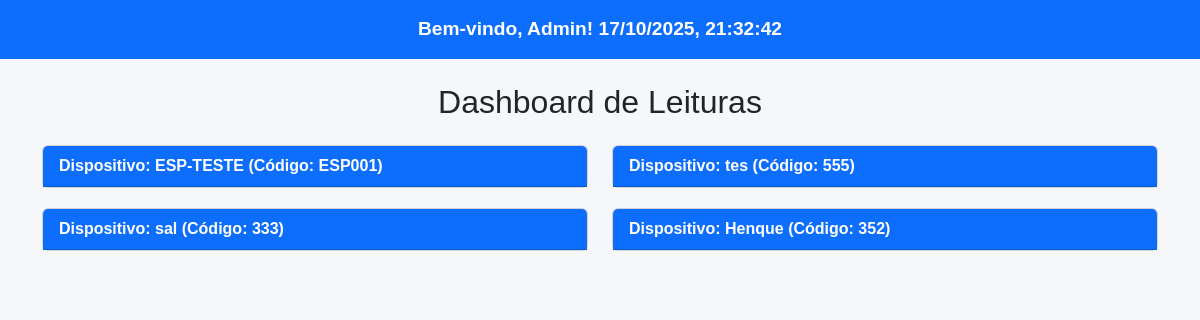
Screenshot of /tcc/public/dashboard.php with the database file from the repository.
### tables this page shows
CREATE TABLE `tbl_dispositivos` (
  `id` int NOT NULL AUTO_INCREMENT,
  `nome` varchar(100) NOT NULL,
  `codigo_esp` varchar(60) NOT NULL,
  `ativo` tinyint NOT NULL DEFAULT '1',
  `criado_em` timestamp NOT NULL DEFAULT CURRENT_TIMESTAMP,
  `tbl_locais_id` int NOT NULL,
  PRIMARY KEY (`id`),
  KEY `fk_tbl_dispositivos_tbl_locais1_idx` (`tbl_locais_id`),
  CONSTRAINT `fk_tbl_dispositivos_tbl_locais1` FOREIGN KEY (`tbl_locais_id`) REFERENCES `tbl_locais` (`id`)
);

### tcc/Models/Dispositivo/DispositivoDAO.php (called while the page is built, shortened)
<?php
require_once __DIR__ . '/../../config/database.php';
class DispositivoDAO {
    private $conn;
    public function __construct() {
        $db = new Database();
        $this->conn = $db->getConnection();
    }
    public function listarTodos() {
        $query = "SELECT d.id, d.nome, d.codigo_esp, d.ativo, d.criado_em, d.tbl_locais_id,
                         l.locais AS nome_local
                  FROM tbl_dispositivos d
                  JOIN tbl_locais l ON d.tbl_locais_id = l.id
                  ORDER BY d.id DESC";
        $stmt = $this->conn->prepare($query);
        $stmt->execute();
        return $stmt->fetchAll(PDO::FETCH_ASSOC);
    }
}
?>

### tcc/config/database.php (called while the page is built, shortened)
<?php
class Database {
    private $host = 'localhost';
    private $db_name = 'safelab_db';
    private $username = 'root';
    private $password = 'root';
    public function getConnection() {
        $this->conn = null;
        try {
            $this->conn = new PDO(
                "mysql:host={$this->host};dbname={$this->db_name}",
                $this->username,
                $this->password
            );
            $this->conn->setAttribute(PDO::ATTR_ERRMODE, PDO::ERRMODE_EXCEPTION);
        } catch (PDOException $e) {
            die("Erro na conexão: " . $e->getMessage());
        }
        return $this->conn;
    }
}

### tcc/public/dashboard.php (the view, shortened to what this page needs)
<?php
require_once __DIR__ . '/../Models/Dispositivo/DispositivoDAO.php';
$dispositivoDAO = new DispositivoDAO();
$dispositivos = $dispositivoDAO->listarTodos();
?>
<!DOCTYPE html>
<html lang="pt-br">
<head>
<link href="https://cdn.jsdelivr.net/npm/bootstrap@5.3.0/dist/css/bootstrap.min.css" rel="stylesheet">
</head>
<body>
<div class="header-top">
    Bem-vindo, Admin! <span id="hora-atual"></span>
</div>
<div class="container mt-4">
    <h2 class="mb-4 text-center">Dashboard de Leituras</h2>
    <div class="row">
    <?php foreach ($dispositivos as $disp):
    ?>
    <div class="col-md-6">
        <div class="card">
            <div class="card-header" data-bs-toggle="collapse" data-bs-target="#disp<?= $disp['id'] ?>" aria-expanded="false">
                Dispositivo: <?= htmlspecialchars($disp['nome']) ?> (Código: <?= htmlspecialchars($disp['codigo_esp']) ?>)
            </div>
        </div>
    </div>
    <?php endforeach; ?>
    </div>
</div>
</body>
</html>

### tcc/public/dashboard.php (style rules this page uses)
body { font-family: 'Poppins', sans-serif; background-color: #f5f7fa; }
.header-top { text-align: center; padding: 15px 0; background-color: #0d6efd; color: white; font-size: 1.2rem; font-weight: bold; margin-bottom: 20px; }
.card { margin-bottom: 20px; cursor: pointer; }
.card-header { background-color: #0d6efd; color: white; font-weight: bold; }

### rows the page displays
tbl_dispositivos: nome "ESP-TESTE", codigo_esp "ESP001"
tbl_dispositivos: nome "tes", codigo_esp "555"
tbl_dispositivos: nome "sal", codigo_esp "333"
tbl_dispositivos: nome "Henque", codigo_esp "352"
